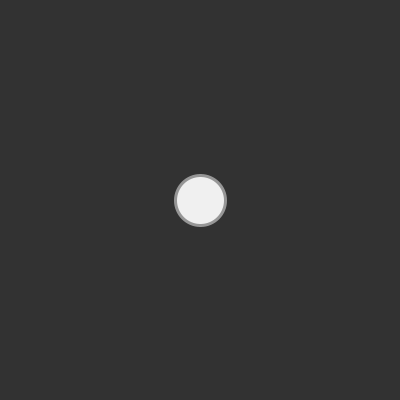
Frame 1 (no input)
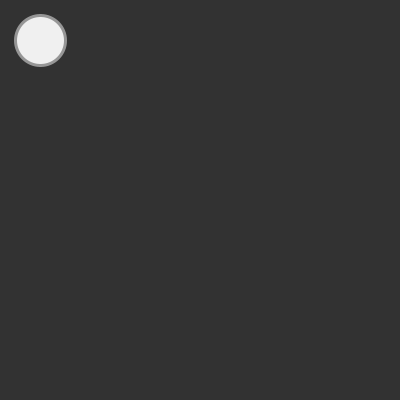
Frame 60 (the mouse pressed at the canvas centre just before this capture)
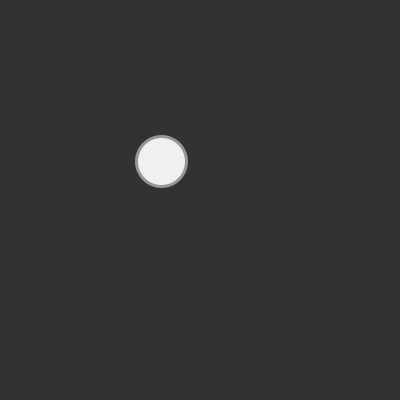
Frame 120 (the mouse held since frame 60 and released just before this capture)

The Processing sketch that drew these frames (run headless with seeded random() and noise(); from frame 60 on, the mouse is pressed at the canvas centre):

// Processing sketch: processing_77131
// ── processing_77131.pde

PVector pos, vel, acc;
boolean switchedX, outX, outY, switchedY;

float rad;

void setup()
{
  size(400,400);
  frameRate(30);
  rad = 25;
  pos = new PVector( width/2, height/2);
  vel = new PVector( 0, 0);
  
}

void draw()
{
  background(50);
  acc = new PVector(-(mouseX-pos.x)*.001, -(mouseY-pos.y)*.001);
  vel.add(acc);
  
  if (vel.x > 5)
  {
   vel.x = 5; 
  }
  if (vel.x < -5)
  {
   vel.x = -5;
  }
  if (vel.y > 5)
  {
   vel.y = 5; 
  }
  if (vel.y < -5)
  {
   vel.y = -5; 
  }
  
  
  pos.add(vel);
  fill(240);
  strokeWeight(3);
  stroke(150);
  
//// tolerant border collison detection iteration 5
//
//  if(pos.x <= 0 + rad || pos.x >= width - rad)
//  {
//    outX = true;
//  }
//  
//  else
//  {
//    outX = false;
//    switchedX = false;
//  }
//  
//  if(pos.y <= 0 + rad || pos.y >= height - rad)
//  {
//    outY = true;
//  }
//  
//  else
//  {
//    outY = false;
//    switchedY = false;
//  }
//  
//  if (!switchedX && outX)
//  {
//    vel.x = -vel.x;
//    switchedX = true;
//  }
//  
//  if (!switchedY && outY)
//  {
//    vel.y = -vel.y;
//    switchedY = true;
//  }


// wrapping detection iteration 1

  if(pos.x < 0)
  {
    pos.x = width;
  }
  
  if(pos.x > width)
  {
    pos.x = 0;
  }
  
  if(pos.y < 0)
  {
    pos.y = height;
  }
  
  if(pos.y > height)
  {
    pos.y = 0;
  }
  
  
  //circle
  
  ellipse(pos.x,pos.y, rad*2, rad*2);
  
}
